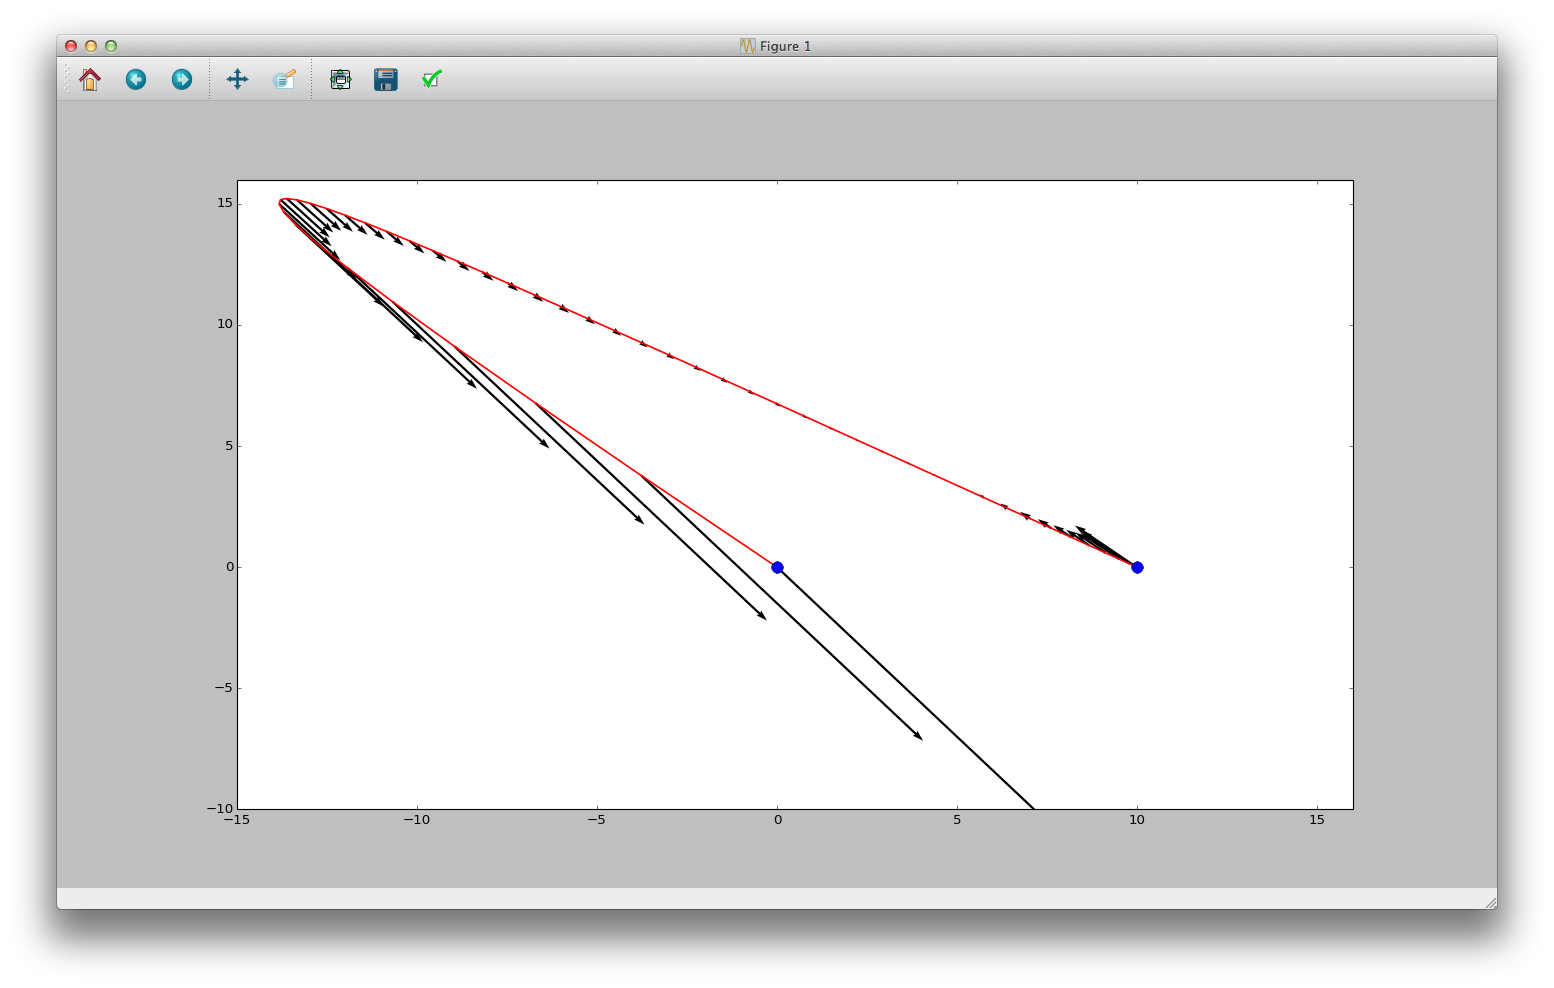

Generate this figure with Julia:
# Simple control problem
# Code was initially written by Jenny Hong for EE103
# Translated to lsqpy by Keegan Go
# Written in CVX.jl by Karanveer Mohan and David Zeng
#
# In this control problem, the object starts from the origin

# Some constraints on our motion
# The object should start from the origin, and end at rest
initial_velocity = [-20; 20]
final_position = [10; 0]

T = 100 # The number of timesteps
h = 0.1 # The time between time intervals
mass = 1 # Mass of object
drag = 0.01 # Drag on object


# Declare the variables we need
position = Variable(2, T)
velocity = Variable(2, T)
force = Variable(2, T - 1)

# CVX.jl is yet to support x[:, idx], so we use all_rows instead here
all_rows = 1:2

# Create the list of constraints on our variables
constraints = CvxConstr[]
for i in 1:T - 1
  constraints += position[all_rows, i + 1] == position[all_rows, i] + h * velocity[all_rows, i]
end

for i in 1:T - 1
  constraints += velocity[all_rows, i + 1] == velocity[all_rows, i] + h / mass *
      force[all_rows, i] - drag * velocity[all_rows, i]
end

# Add position constraints
constraints += position[all_rows, 1] == 0
constraints += position[all_rows, T] == final_position

# Add velocity constraints
constraints += velocity[all_rows, 1] == initial_velocity
constraints += velocity[all_rows, T] == 0

# Solve the problem
mu = 1
p = minimize(mu * sum_squares(vec(velocity)) + sum_squares(vec(force)), constraints)
solve!(p)


import PyPlot.plt
plt.plot(position.value[1, 1:2:T]', position.value[2, 1:2:T]', "r-", linewidth=1.5)
plt.quiver(position.value[1, 1:2:T], position.value[2, 1:2:T], force.value[1, 1:2:T-1], force.value[2, 1:2:T-1], width=0.002)
plt.plot(0, 0, "bo", markersize=10)
plt.plot(final_position[1], final_position[2], "bo", markersize=10)
plt.xlim([-15, 16])
plt.ylim([-10, 16])
plt.show()
